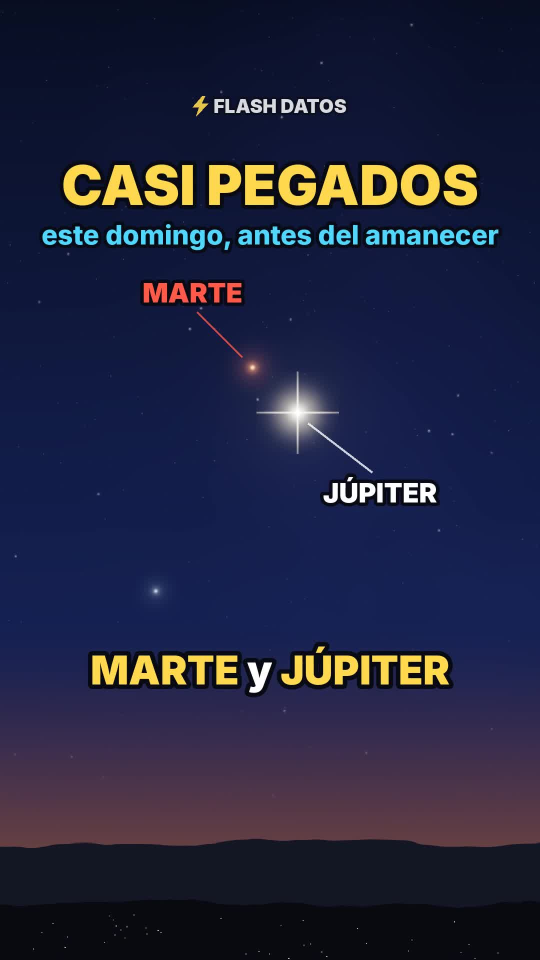
#> input picture videos/32-marte-jupiter-juntos/portada.jpg, 1080 x 1920 px (shown at 1/2 size)
$ python -i escena.py   (imports and definitions only)
#> lines starting #> are read from the running program, lines starting #| are printed output that depends on the picture
### motor/noise.py
import numpy as np
rng = np.random.default_rng(7)
PERM = rng.permutation(256)
P = np.concatenate([PERM, PERM]).astype(np.int64)
VALS = rng.random(256)


def _hash(ix, iy, iz):
    return VALS[P[P[P[ix & 255] + (iy & 255)] + (iz & 255)]]


def vnoise(x, y, z):
    xi, yi, zi = np.floor(x).astype(np.int64), np.floor(y).astype(np.int64), np.floor(z).astype(np.int64)
    xf, yf, zf = x - xi, y - yi, z - zi
    u, v, w = xf * xf * (3 - 2 * xf), yf * yf * (3 - 2 * yf), zf * zf * (3 - 2 * zf)
    c000 = _hash(xi, yi, zi); c100 = _hash(xi + 1, yi, zi)
    c010 = _hash(xi, yi + 1, zi); c110 = _hash(xi + 1, yi + 1, zi)
    c001 = _hash(xi, yi, zi + 1); c101 = _hash(xi + 1, yi, zi + 1)
    c011 = _hash(xi, yi + 1, zi + 1); c111 = _hash(xi + 1, yi + 1, zi + 1)
    x00 = c000 + u * (c100 - c000); x10 = c010 + u * (c110 - c010)
    x01 = c001 + u * (c101 - c001); x11 = c011 + u * (c111 - c011)
    y0 = x00 + v * (x10 - x00); y1 = x01 + v * (x11 - x01)
    return y0 + w * (y1 - y0)


def fbm(x, y, z, octaves=5, lac=2.0, gain=0.5, seed=0.0):
    tot, amp, norm, f = 0.0, 1.0, 0.0, 1.0
    for o in range(octaves):
        off = seed * 17.31 + o * 31.7
        tot = tot + amp * vnoise(x * f + off, y * f - off * 0.7, z * f + off * 1.3)
        norm += amp; amp *= gain; f *= lac
    return tot / norm


def smooth(a, b, x):
    t = np.clip((x - a) / (b - a), 0, 1)
    return t * t * (3 - 2 * t)


def mix(a, b, t):
    t = t[..., None]
    return np.asarray(a) * (1 - t) + np.asarray(b) * t

### videos/32-marte-jupiter-juntos/escena.py
"""Flash Datos · video 32: Marte y Júpiter se ven casi pegados en el cielo (15 y 16 de noviembre de 2026).

Escena nueva: cielo de madrugada con silueta de cerros y los dos planetas juntos; la cámara sale al espacio y
recorre la línea de mirada Tierra → Marte → Júpiter (posiciones heliocéntricas reales del 16 nov 2026);
calendario, reloj y brújula hacia el este; un dedo junto a la pareja para medir 1.2°; lupas de telescopio con
Júpiter y Marte en 3D; vista del Sistema Solar con órbitas y distancias (195 y 788 millones de km); pulsos de luz
que tardan 11 y 44 minutos en llegar; regreso al cielo del amanecer.

Uso:
  python3 escena.py test 1 5 12 ...       -> PNG de prueba en frames_test/
  python3 escena.py chunk <ini> <fin> <out>
  python3 escena.py info
"""
import json, math, os, subprocess, sys
import numpy as np
from PIL import Image, ImageDraw, ImageFont
from scipy.ndimage import gaussian_filter, zoom as ndzoom

BASE = os.path.dirname(os.path.abspath(__file__))
sys.path.insert(0, BASE)
from noise import fbm

W, H, FPS = 1080, 1920, 30
TY = math.tan(math.radians(20)); TX = TY * W / H
PIX = 2 * TY / H

xs = ((np.arange(W) + 0.5) / W * 2 - 1) * TX
ys = (1 - (np.arange(H) + 0.5) / H * 2) * TY
DX, DY = np.meshgrid(xs, ys)
NRM = np.sqrt(DX * DX + DY * DY + 1)
DIRS = np.stack([DX / NRM, DY / NRM, -1 / NRM], axis=-1).astype(np.float64)


def smooth(a, b, x):
    t = np.clip((x - a) / (b - a), 0, 1)
    return t * t * (3 - 2 * t)


def ease(s):
    s = min(max(s, 0.0), 1.0)
    return s * s * s * (s * (6 * s - 15) + 10)


def ease_out(s):
    s = min(max(s, 0.0), 1.0)
    return 1 - (1 - s) ** 3


def lerp(a, b, s):
    return np.asarray(a, float) * (1 - s) + np.asarray(b, float) * s


# [20 lines left out: functions sample, rotm, not called in this run]


# ---------------- fondo ----------------
def make_background():
    rng = np.random.default_rng(32)
    bg = np.zeros((H, W, 3), np.float32)
    n = 1800
    x = rng.integers(0, W, n); y = rng.integers(0, H, n)
    inten = 0.02 + 0.42 * rng.random(n) ** 7
    tint = rng.random(n)
    col = np.stack([0.80 + 0.2 * tint, 0.86 + 0.06 * tint, 1.0 - 0.25 * tint], -1)
    np.add.at(bg, (y, x), col * inten[:, None])
    bg = gaussian_filter(bg, (0.6, 0.6, 0))
    big = np.zeros_like(bg)
    m = 40
    bx = rng.integers(0, W, m); by = rng.integers(0, H, m)
    np.add.at(big, (by, bx), np.array([1.0, 0.95, 0.9]) * (1.4 + 2.6 * rng.random(m))[:, None])
    bg += gaussian_filter(big, (1.3, 1.3, 0))
    gy, gx = np.mgrid[0:120, 0:68] / 40.0
    neb = fbm(gx, gy, np.full_like(gx, 3.1), 5, seed=32)
    neb = ndzoom(neb, (H / 120, W / 68), order=1)
    neb = np.clip((neb - 0.45) * 2.2, 0, 1) ** 1.6
    bg += neb[..., None] * np.array([0.014, 0.014, 0.050], np.float32)
    return bg


BG = make_background()


# ---------------- cámara ----------------
class Cam:
    def __init__(self, pos, target, roll=0.0):
        self.O = np.asarray(pos, float)
        f = np.asarray(target, float) - self.O; f /= np.linalg.norm(f)
        up0 = np.array([math.sin(roll), math.cos(roll), 0.0])
        r = np.cross(f, up0); r /= np.linalg.norm(r)
        u = np.cross(r, f)
        self.f, self.r, self.u = f, r, u

    def dirs(self, y0, y1, x0, x1):
        d = DIRS[y0:y1, x0:x1]
        return d[..., 0:1] * self.r + d[..., 1:2] * self.u + (-d[..., 2:3]) * self.f

    # [6 lines left out: function proj, not called in this run]


# ---------------- partículas ----------------
class Buf:
    """Acumula partículas: capa nítida (resolución completa) y capa de brillo (1/4)."""

    def __init__(self):
        self.sharp = np.zeros((H, W, 3), np.float32)
        self.soft = np.zeros((H // 4, W // 4, 3), np.float32)

    # [53 lines left out: functions add, into, make_galaxy, galaxy_points, not called in this run]


def bloom(img):
    small = img[::4, ::4]
    br = np.clip(small - 0.85, 0, None)
    g = gaussian_filter(br, (5, 5, 0)) * 0.55 + gaussian_filter(br, (22, 22, 0)) * 0.8 + gaussian_filter(br, (60, 60, 0)) * 0.45
    return img + ndzoom(g, (4, 4, 1), order=1)[:H, :W]


# [16 lines left out: functions tonemap, burst, not called in this run]


# ---------------- línea de tiempo ----------------
# [1 line not run here, left out]
# [1 line that did not run here, left out]
# [1 line that did not run here, left out]
# [1 line that did not run here, left out]
# [1 line that did not run here, left out]
# [1 line that did not run here, left out]
# [1 line that did not run here, left out]

TREVEAL = 5.00                    # "pero entre ellos…": del cielo al espacio
TFINAL = 55.00                    # "Y para verlo…": regreso al cielo
# [2 lines that did not run here, left out]
# [1 line that did not run here, left out]


# [6 lines left out: function shot, not called in this run]


FD = os.path.join(BASE, "fonts", "")
_fc = {}


# [5 lines left out: function font, not called in this run]


YELLOW = (255, 216, 77); CYAN = (79, 216, 255); WHITE = (255, 255, 255); RED = (255, 90, 70); ORANGE = (255, 160, 70)
VIOLET = (190, 120, 255); GREEN = (110, 235, 140)


# [15 lines left out: function groups_for_part, not called in this run]


# pausas reales de la voz dentro de cada segmento (para que los subtítulos no se adelanten)
CUTS = {"gancho": [(4.53, 5.21)], "cuando": [(11.38, 11.75), (13.99, 14.38)], "dedo": [(20.88, 21.40)],
        "cual": [(26.91, 27.50), (29.81, 30.25)], "ilusion": [(33.64, 34.18), (38.50, 38.84), (42.31, 42.88)],
        "luz": [(48.44, 48.92)], "cierre": [(54.54, 55.16), (57.40, 57.94)]}
SPLITS = {"gancho": ["cielo…"], "cuando": ["AMANECER,", "16,"], "dedo": ["distancia:"],
          "cual": ["JÚPITER."], "ilusion": ["ILUSIÓN.", "nosotros,", "MILLONES:"],
          "luz": ["ojos;"], "cierre": ["Tierra.", "telescopio:"]}

CAPS = []
# [23 lines not run here, left out]


def is_hl(w):
    core = w.strip(".,:…?¿!¡()")
    return any(ch.isdigit() for ch in core) or (core.isupper() and len(core) > 1)


# [28 lines left out: functions draw_caption, fade, not called in this run]


def txt(d, xy, s, size, col, A, fn="Inter-Black.otf", sw=8, anchor="mm"):
    d.text(xy, s, font=font(fn, size), fill=col + (int(A),), anchor=anchor, stroke_width=sw, stroke_fill=(8, 10, 20, int(A)))


# [17 lines left out: function draw_label, not called in this run]


def check(d, x, y, s, col, A, wd=10):
    d.line([(x - s * 0.5, y), (x - s * 0.15, y + s * 0.38), (x + s * 0.55, y - s * 0.42)], fill=col + (int(A),), width=wd, joint="curve")


def bolt(cx, cy, s):
    pts = [(0.58, 0.0), (0.12, 0.56), (0.44, 0.56), (0.30, 1.0), (0.88, 0.38), (0.55, 0.38), (0.74, 0.0)]
    return [(cx + (px - 0.5) * s, cy + (py - 0.5) * s) for px, py in pts]


# [32 lines left out: functions draw_watermark, draw_endcard, flash_alpha, not called in this run]


# ---------------- texturas ----------------
TEXD = os.path.join(BASE, "tex", "")
# [2 lines not run here, left out]


def make_mars():
    ty, tx = np.mgrid[0:256, 0:512]
    lat = (0.5 - (ty + 0.5) / 256) * np.pi; lon = ((tx + 0.5) / 512 * 2 - 1) * np.pi
    vx, vy, vz = np.cos(lat) * np.sin(lon), np.sin(lat), np.cos(lat) * np.cos(lon)
    n1 = fbm(vx * 2.2 + 5, vy * 2.2, vz * 2.2, 6, seed=21)
    n2 = fbm(vx * 7 + 1, vy * 7, vz * 7, 4, seed=22)
    dark = np.clip((n1 - 0.48) * 4.0, 0, 1)                       # regiones oscuras (tipo Syrtis)
    base = np.array([0.80, 0.42, 0.22]) * (1 - dark[..., None] * 0.55)
    base = base * (0.85 + 0.3 * n2[..., None])
    cap = smooth(1.22, 1.36, np.abs(lat)) * (lat > 0) + smooth(1.30, 1.42, np.abs(lat)) * (lat < 0)
    base = base * (1 - cap[..., None]) + np.array([0.95, 0.93, 0.90]) * cap[..., None]
    return np.clip(base, 0, 1).astype(np.float32) ** 2.2


MARS = make_mars()


# [75 lines left out: functions sphere, glow_pt, not called in this run]


# ---------------- Sistema Solar (posiciones heliocéntricas reales del 16 nov 2026, 02 h UTC) ----------------
SC = 5.0                                      # unidades de escena por UA
def hel(x, y, z=0.0):
    return np.array([x * SC, z * SC, -y * SC])


P_E = hel(0.5905, 0.7934); P_M = hel(-0.4848, 1.5344, 0.044); P_J = hel(-3.7492, 3.7730, 0.0682)
R_E, R_M, R_J, R_S = 0.55, 0.50, 1.55, 0.75   # radios exagerados para que se vean


def orbit_pts(rad, n=1400):
    a = np.linspace(0, 2 * np.pi, n, endpoint=False)
    return np.stack([np.cos(a) * rad * SC, np.zeros_like(a), -np.sin(a) * rad * SC], -1)


ORB_E = orbit_pts(0.989, 900); ORB_M = orbit_pts(1.61, 1200); ORB_J = orbit_pts(5.32, 3200)
SIGHT_DIR = (P_J - P_E) / np.linalg.norm(P_J - P_E)
SIGHT_LEN = float(np.linalg.norm(P_J - P_E))
rng_a = np.random.default_rng(9)
_ast_r = rng_a.uniform(2.2, 3.3, 2600); _ast_a = rng_a.uniform(0, 2 * np.pi, 2600)
AST = np.stack([np.cos(_ast_a) * _ast_r * SC, rng_a.normal(0, 0.08, 2600) * SC, -np.sin(_ast_a) * _ast_r * SC], -1)


# [28 lines left out: functions sightline, solar_system, tag3d, not called in this run]


# ---------------- cielo de madrugada ----------------
def make_sky():
    yy = (np.arange(H) / H)[:, None, None]
    top = np.array([0.002, 0.004, 0.018]); mid = np.array([0.010, 0.020, 0.075]); low = np.array([0.20, 0.085, 0.035])
    s1 = np.clip(yy / 0.62, 0, 1); s2 = np.clip((yy - 0.62) / 0.33, 0, 1) ** 1.6
    sky = top * (1 - s1) + mid * s1
    sky = sky * (1 - s2) + low * s2
    sky = np.broadcast_to(sky, (H, W, 3)).astype(np.float32).copy()
    sky += BG * 0.55 * (1 - np.clip((yy - 0.55) / 0.3, 0, 1))
    # cerros
    xs_ = np.arange(W)
    gx = xs_ / W * 3.0
    ridge1 = 1580 + 90 * np.array([fbm(np.array([v]), np.array([0.3]), np.array([0.7]), 5, seed=4)[0] for v in gx]) - 40
    ridge2 = 1690 + 70 * np.array([fbm(np.array([v * 1.7]), np.array([2.1]), np.array([0.2]), 5, seed=6)[0] for v in gx]) - 30
    Y = np.arange(H)[:, None]
    m1 = np.clip(Y - ridge1[None, :] + 0.5, 0, 1)
    m2 = np.clip(Y - ridge2[None, :] + 0.5, 0, 1)
    sky = sky * (1 - m1[..., None]) + np.array([0.010, 0.012, 0.024]) * m1[..., None]
    sky = sky * (1 - m2[..., None]) + np.array([0.003, 0.003, 0.008]) * m2[..., None]
    # lucecitas de un pueblo
    rng = np.random.default_rng(12)
    for _ in range(70):
        x = int(rng.uniform(80, W - 80)); y = int(ridge2[x] + rng.uniform(25, 160))
        if y < H - 2:
            sky[y:y + 2, x:x + 2] += np.array([1.0, 0.65, 0.3]) * rng.uniform(0.15, 0.6)
    return sky, ridge1


SKY, RIDGE = make_sky()
PXDEG = 95.0                                     # escala del cielo (más grande que la real, para que se vea)
SKY_J = np.array([590.0, 820.0])
SKY_M = SKY_J + np.array([-1.0, -1.0]) / math.sqrt(2) * 1.2 * PXDEG
SKY_R = SKY_J + np.array([-0.62, 0.78]) * 4.3 * PXDEG   # Régulo, 4.3° abajo a la izquierda


# [23 lines left out: function sky_frame, not called in this run]


def leader(d, p, q, col, A, wd=4):
    d.line([tuple(p), tuple(q)], fill=col + (int(A),), width=wd)


# [28 lines left out: functions draw_finger, clock_icon, chip, not called in this run]


INSET_CAM = Cam((0, 0, 0), (0, 0, -1))


# [14 lines left out: function inset_sphere, not called in this run]


# ---------------- cámaras ----------------
TOWARD_E = np.array([0.824, 0.0, 0.566])
C_MID = P_E + SIGHT_DIR * SIGHT_LEN * 0.71


def top_cam(D, yaw=0.0, c=C_MID, hk=0.93):
    h = np.array([TOWARD_E[0] * math.cos(yaw) - TOWARD_E[2] * math.sin(yaw), 0, TOWARD_E[0] * math.sin(yaw) + TOWARD_E[2] * math.cos(yaw)])
    return Cam(c + h * D * (1 - hk) * 1.6 + np.array([0, D * hk, 0]), c)


# [199 lines left out: functions cam_for, scene, not called in this run]


render = scene

# [20 lines not run here, left out]

>>> import cv2
>>> picture = cv2.imread('portada.jpg', cv2.IMREAD_GRAYSCALE)
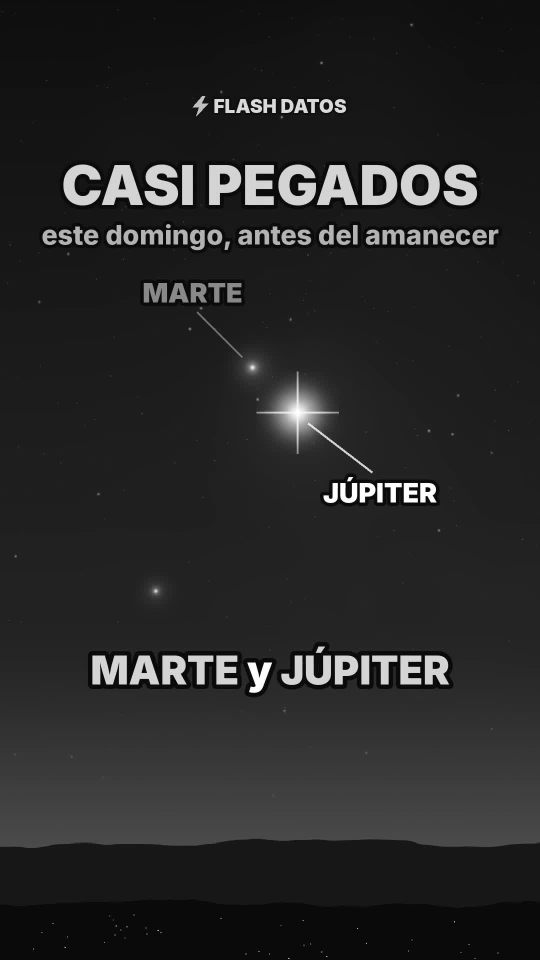
#> picture: shape (1920, 1080) (shown at 1/2 size); min 0, max 255, mean 39.2
>>> result = bloom(picture)
#> in bloom, `small = img[::4, ::4]`:
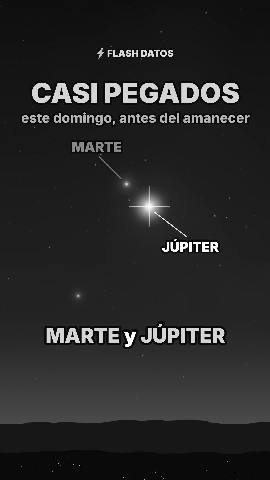
#> small: shape (480, 270); min 0, max 255, mean 39.3
#> (the run stopped early here; a loop or call above may not have finished)
